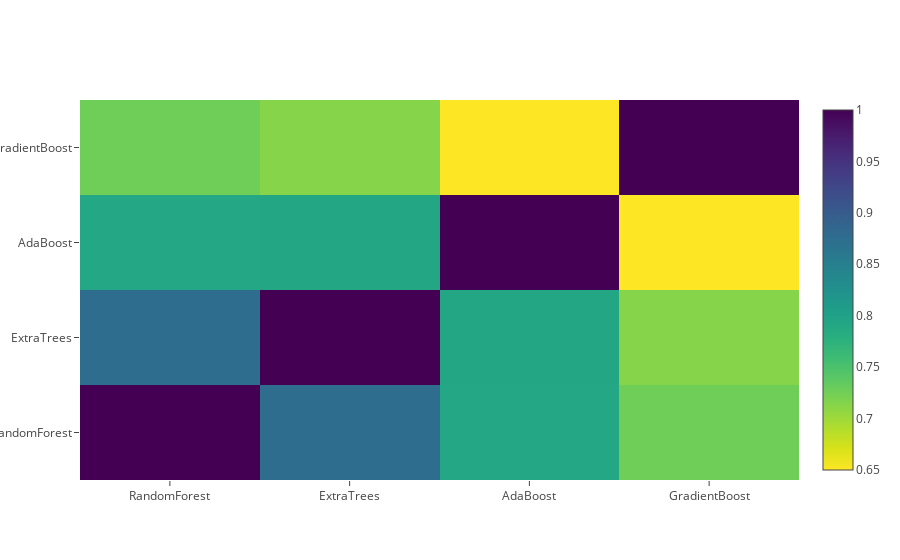

The code cell stored with this chart in its notebook:
### Markdown cell above
<a id="17"></a> <br>
## 5-2. 2번째 수준의 훈련 데이터셋에 대한 상관관계 히트맵

### Code cell
data = [go.Heatmap(z=base_predictions_train.astype(float).corr().values,
                   x=base_predictions_train.columns.values,
                   y=base_predictions_train.columns.values,
                   colorscale='Viridis',
                   showscale=True,
                   reversescale = True)]
py.iplot(data, filename='labelled-heatmap')

### Figure 1 — Plotly figure (JSON) as saved in the notebook; plotly's stock layout.template omitted (floating-point values rounded to 4 significant figures)
{"data": [{"colorscale": "Viridis", "reversescale": true, "showscale": true, "type": "heatmap", "x": ["RandomForest", "ExtraTrees", "AdaBoost", "GradientBoost"], "y": ["RandomForest", "ExtraTrees", "AdaBoost", "GradientBoost"], "z": [[1.0, 0.8758, 0.7915, 0.7266], [0.8758, 1.0, 0.7922, 0.7135], [0.7915, 0.7922, 1.0, 0.65], [0.7266, 0.7135, 0.65, 1.0]]}], "layout": {}}
